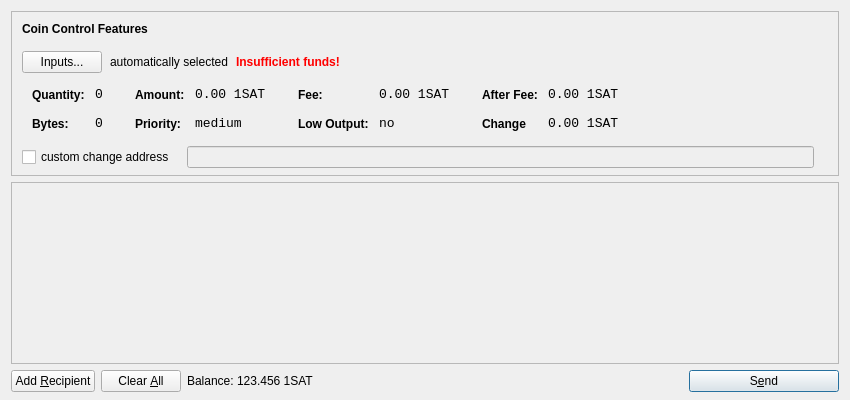
<?xml version="1.0" encoding="UTF-8"?>
<ui version="4.0">
 <class>SendCoinsDialog</class>
 <widget class="QDialog" name="SendCoinsDialog">
  <property name="geometry">
   <rect>
    <x>0</x>
    <y>0</y>
    <width>850</width>
    <height>400</height>
   </rect>
  </property>
  <property name="windowTitle">
   <string>Send Coins</string>
  </property>
  <layout class="QVBoxLayout" name="verticalLayout" stretch="0,1,0">
   <property name="bottomMargin">
    <number>8</number>
   </property>
   <item>
    <widget class="QFrame" name="frameCoinControl">
     <property name="sizePolicy">
      <sizepolicy hsizetype="Expanding" vsizetype="Expanding">
       <horstretch>0</horstretch>
       <verstretch>0</verstretch>
      </sizepolicy>
     </property>
     <property name="maximumSize">
      <size>
       <width>16777215</width>
       <height>16777215</height>
      </size>
     </property>
     <property name="frameShape">
      <enum>QFrame::StyledPanel</enum>
     </property>
     <property name="frameShadow">
      <enum>QFrame::Sunken</enum>
     </property>
     <layout class="QVBoxLayout" name="verticalLayoutCoinControl2">
      <property name="spacing">
       <number>-1</number>
      </property>
      <property name="leftMargin">
       <number>0</number>
      </property>
      <property name="topMargin">
       <number>0</number>
      </property>
      <property name="rightMargin">
       <number>0</number>
      </property>
      <property name="bottomMargin">
       <number>6</number>
      </property>
      <item>
       <layout class="QVBoxLayout" name="verticalLayoutCoinControl" stretch="0,0,0,0,1">
        <property name="spacing">
         <number>0</number>
        </property>
        <property name="leftMargin">
         <number>10</number>
        </property>
        <property name="topMargin">
         <number>10</number>
        </property>
        <item>
         <layout class="QHBoxLayout" name="horizontalLayoutCoinControl1">
          <property name="bottomMargin">
           <number>15</number>
          </property>
          <item>
           <widget class="QLabel" name="labelCoinControlFeatures">
            <property name="sizePolicy">
             <sizepolicy hsizetype="Preferred" vsizetype="Maximum">
              <horstretch>0</horstretch>
              <verstretch>0</verstretch>
             </sizepolicy>
            </property>
            <property name="font">
             <font>
              <weight>75</weight>
              <bold>true</bold>
             </font>
            </property>
            <property name="styleSheet">
             <string notr="true">font-weight:bold;</string>
            </property>
            <property name="text">
             <string>Coin Control Features</string>
            </property>
           </widget>
          </item>
         </layout>
        </item>
        <item>
         <layout class="QHBoxLayout" name="horizontalLayoutCoinControl2" stretch="0,0,0,0">
          <property name="spacing">
           <number>8</number>
          </property>
          <property name="bottomMargin">
           <number>10</number>
          </property>
          <item>
           <widget class="QPushButton" name="pushButtonCoinControl">
            <property name="styleSheet">
             <string notr="true"/>
            </property>
            <property name="text">
             <string>Inputs...</string>
            </property>
           </widget>
          </item>
          <item>
           <widget class="QLabel" name="labelCoinControlAutomaticallySelected">
            <property name="text">
             <string>automatically selected</string>
            </property>
            <property name="margin">
             <number>5</number>
            </property>
           </widget>
          </item>
          <item>
           <widget class="QLabel" name="labelCoinControlInsuffFunds">
            <property name="font">
             <font>
              <weight>75</weight>
              <bold>true</bold>
             </font>
            </property>
            <property name="styleSheet">
             <string notr="true">color:red;font-weight:bold;</string>
            </property>
            <property name="text">
             <string>Insufficient funds!</string>
            </property>
            <property name="margin">
             <number>5</number>
            </property>
           </widget>
          </item>
          <item>
           <spacer name="horizontalSpacerCoinControl">
            <property name="orientation">
             <enum>Qt::Horizontal</enum>
            </property>
            <property name="sizeHint" stdset="0">
             <size>
              <width>40</width>
              <height>1</height>
             </size>
            </property>
           </spacer>
          </item>
         </layout>
        </item>
        <item>
         <widget class="QWidget" name="widgetCoinControl" native="true">
          <property name="sizePolicy">
           <sizepolicy hsizetype="Preferred" vsizetype="Preferred">
            <horstretch>0</horstretch>
            <verstretch>0</verstretch>
           </sizepolicy>
          </property>
          <property name="minimumSize">
           <size>
            <width>0</width>
            <height>0</height>
           </size>
          </property>
          <property name="styleSheet">
           <string notr="true"/>
          </property>
          <layout class="QHBoxLayout" name="horizontalLayoutCoinControl5">
           <property name="margin">
            <number>0</number>
           </property>
           <item>
            <layout class="QHBoxLayout" name="horizontalLayoutCoinControl3" stretch="0,0,0,1">
             <property name="spacing">
              <number>20</number>
             </property>
             <property name="topMargin">
              <number>0</number>
             </property>
             <property name="bottomMargin">
              <number>10</number>
             </property>
             <item>
              <layout class="QFormLayout" name="formLayoutCoinControl1">
               <property name="horizontalSpacing">
                <number>10</number>
               </property>
               <property name="verticalSpacing">
                <number>14</number>
               </property>
               <property name="leftMargin">
                <number>10</number>
               </property>
               <property name="topMargin">
                <number>4</number>
               </property>
               <property name="rightMargin">
                <number>6</number>
               </property>
               <item row="0" column="0">
                <widget class="QLabel" name="labelCoinControlQuantityText">
                 <property name="styleSheet">
                  <string notr="true">font-weight:bold;</string>
                 </property>
                 <property name="text">
                  <string>Quantity:</string>
                 </property>
                 <property name="margin">
                  <number>0</number>
                 </property>
                </widget>
               </item>
               <item row="0" column="1">
                <widget class="QLabel" name="labelCoinControlQuantity">
                 <property name="font">
                  <font>
                   <family>Monospace</family>
                   <pointsize>10</pointsize>
                  </font>
                 </property>
                 <property name="cursor">
                  <cursorShape>IBeamCursor</cursorShape>
                 </property>
                 <property name="contextMenuPolicy">
                  <enum>Qt::ActionsContextMenu</enum>
                 </property>
                 <property name="text">
                  <string>0</string>
                 </property>
                 <property name="margin">
                  <number>0</number>
                 </property>
                 <property name="textInteractionFlags">
                  <set>Qt::LinksAccessibleByMouse|Qt::TextSelectableByKeyboard|Qt::TextSelectableByMouse</set>
                 </property>
                </widget>
               </item>
               <item row="1" column="0">
                <widget class="QLabel" name="labelCoinControlBytesText">
                 <property name="styleSheet">
                  <string notr="true">font-weight:bold;</string>
                 </property>
                 <property name="text">
                  <string>Bytes:</string>
                 </property>
                </widget>
               </item>
               <item row="1" column="1">
                <widget class="QLabel" name="labelCoinControlBytes">
                 <property name="font">
                  <font>
                   <family>Monospace</family>
                   <pointsize>10</pointsize>
                  </font>
                 </property>
                 <property name="cursor">
                  <cursorShape>IBeamCursor</cursorShape>
                 </property>
                 <property name="contextMenuPolicy">
                  <enum>Qt::ActionsContextMenu</enum>
                 </property>
                 <property name="text">
                  <string>0</string>
                 </property>
                 <property name="textInteractionFlags">
                  <set>Qt::LinksAccessibleByMouse|Qt::TextSelectableByKeyboard|Qt::TextSelectableByMouse</set>
                 </property>
                </widget>
               </item>
              </layout>
             </item>
             <item>
              <layout class="QFormLayout" name="formLayoutCoinControl2">
               <property name="horizontalSpacing">
                <number>10</number>
               </property>
               <property name="verticalSpacing">
                <number>14</number>
               </property>
               <property name="leftMargin">
                <number>6</number>
               </property>
               <property name="topMargin">
                <number>4</number>
               </property>
               <property name="rightMargin">
                <number>6</number>
               </property>
               <item row="0" column="0">
                <widget class="QLabel" name="labelCoinControlAmountText">
                 <property name="styleSheet">
                  <string notr="true">font-weight:bold;</string>
                 </property>
                 <property name="text">
                  <string>Amount:</string>
                 </property>
                 <property name="margin">
                  <number>0</number>
                 </property>
                </widget>
               </item>
               <item row="0" column="1">
                <widget class="QLabel" name="labelCoinControlAmount">
                 <property name="font">
                  <font>
                   <family>Monospace</family>
                   <pointsize>10</pointsize>
                  </font>
                 </property>
                 <property name="cursor">
                  <cursorShape>IBeamCursor</cursorShape>
                 </property>
                 <property name="contextMenuPolicy">
                  <enum>Qt::ActionsContextMenu</enum>
                 </property>
                 <property name="text">
                  <string>0.00 1SAT</string>
                 </property>
                 <property name="textInteractionFlags">
                  <set>Qt::LinksAccessibleByMouse|Qt::TextSelectableByKeyboard|Qt::TextSelectableByMouse</set>
                 </property>
                </widget>
               </item>
               <item row="1" column="0">
                <widget class="QLabel" name="labelCoinControlPriorityText">
                 <property name="styleSheet">
                  <string notr="true">font-weight:bold;</string>
                 </property>
                 <property name="text">
                  <string>Priority:</string>
                 </property>
                </widget>
               </item>
               <item row="1" column="1">
                <widget class="QLabel" name="labelCoinControlPriority">
                 <property name="font">
                  <font>
                   <family>Monospace</family>
                   <pointsize>10</pointsize>
                  </font>
                 </property>
                 <property name="cursor">
                  <cursorShape>IBeamCursor</cursorShape>
                 </property>
                 <property name="contextMenuPolicy">
                  <enum>Qt::ActionsContextMenu</enum>
                 </property>
                 <property name="text">
                  <string>medium</string>
                 </property>
                 <property name="textInteractionFlags">
                  <set>Qt::LinksAccessibleByMouse|Qt::TextSelectableByKeyboard|Qt::TextSelectableByMouse</set>
                 </property>
                </widget>
               </item>
              </layout>
             </item>
             <item>
              <layout class="QFormLayout" name="formLayoutCoinControl3">
               <property name="horizontalSpacing">
                <number>10</number>
               </property>
               <property name="verticalSpacing">
                <number>14</number>
               </property>
               <property name="leftMargin">
                <number>6</number>
               </property>
               <property name="topMargin">
                <number>4</number>
               </property>
               <property name="rightMargin">
                <number>6</number>
               </property>
               <item row="0" column="0">
                <widget class="QLabel" name="labelCoinControlFeeText">
                 <property name="styleSheet">
                  <string notr="true">font-weight:bold;</string>
                 </property>
                 <property name="text">
                  <string>Fee:</string>
                 </property>
                 <property name="margin">
                  <number>0</number>
                 </property>
                </widget>
               </item>
               <item row="0" column="1">
                <widget class="QLabel" name="labelCoinControlFee">
                 <property name="font">
                  <font>
                   <family>Monospace</family>
                   <pointsize>10</pointsize>
                  </font>
                 </property>
                 <property name="cursor">
                  <cursorShape>IBeamCursor</cursorShape>
                 </property>
                 <property name="contextMenuPolicy">
                  <enum>Qt::ActionsContextMenu</enum>
                 </property>
                 <property name="text">
                  <string>0.00 1SAT</string>
                 </property>
                 <property name="textInteractionFlags">
                  <set>Qt::LinksAccessibleByMouse|Qt::TextSelectableByKeyboard|Qt::TextSelectableByMouse</set>
                 </property>
                </widget>
               </item>
               <item row="1" column="0">
                <widget class="QLabel" name="labelCoinControlLowOutputText">
                 <property name="styleSheet">
                  <string notr="true">font-weight:bold;</string>
                 </property>
                 <property name="text">
                  <string>Low Output:</string>
                 </property>
                </widget>
               </item>
               <item row="1" column="1">
                <widget class="QLabel" name="labelCoinControlLowOutput">
                 <property name="font">
                  <font>
                   <family>Monospace</family>
                   <pointsize>10</pointsize>
                  </font>
                 </property>
                 <property name="cursor">
                  <cursorShape>IBeamCursor</cursorShape>
                 </property>
                 <property name="contextMenuPolicy">
                  <enum>Qt::ActionsContextMenu</enum>
                 </property>
                 <property name="text">
                  <string>no</string>
                 </property>
                 <property name="textInteractionFlags">
                  <set>Qt::LinksAccessibleByMouse|Qt::TextSelectableByKeyboard|Qt::TextSelectableByMouse</set>
                 </property>
                </widget>
               </item>
              </layout>
             </item>
             <item>
              <layout class="QFormLayout" name="formLayoutCoinControl4">
               <property name="horizontalSpacing">
                <number>10</number>
               </property>
               <property name="verticalSpacing">
                <number>14</number>
               </property>
               <property name="leftMargin">
                <number>6</number>
               </property>
               <property name="topMargin">
                <number>4</number>
               </property>
               <property name="rightMargin">
                <number>6</number>
               </property>
               <item row="0" column="0">
                <widget class="QLabel" name="labelCoinControlAfterFeeText">
                 <property name="styleSheet">
                  <string notr="true">font-weight:bold;</string>
                 </property>
                 <property name="text">
                  <string>After Fee:</string>
                 </property>
                 <property name="margin">
                  <number>0</number>
                 </property>
                </widget>
               </item>
               <item row="0" column="1">
                <widget class="QLabel" name="labelCoinControlAfterFee">
                 <property name="font">
                  <font>
                   <family>Monospace</family>
                   <pointsize>10</pointsize>
                  </font>
                 </property>
                 <property name="cursor">
                  <cursorShape>IBeamCursor</cursorShape>
                 </property>
                 <property name="contextMenuPolicy">
                  <enum>Qt::ActionsContextMenu</enum>
                 </property>
                 <property name="text">
                  <string>0.00 1SAT</string>
                 </property>
                 <property name="textInteractionFlags">
                  <set>Qt::LinksAccessibleByMouse|Qt::TextSelectableByKeyboard|Qt::TextSelectableByMouse</set>
                 </property>
                </widget>
               </item>
               <item row="1" column="0">
                <widget class="QLabel" name="labelCoinControlChangeText">
                 <property name="styleSheet">
                  <string notr="true">font-weight:bold;</string>
                 </property>
                 <property name="text">
                  <string>Change</string>
                 </property>
                </widget>
               </item>
               <item row="1" column="1">
                <widget class="QLabel" name="labelCoinControlChange">
                 <property name="font">
                  <font>
                   <family>Monospace</family>
                   <pointsize>10</pointsize>
                  </font>
                 </property>
                 <property name="cursor">
                  <cursorShape>IBeamCursor</cursorShape>
                 </property>
                 <property name="contextMenuPolicy">
                  <enum>Qt::ActionsContextMenu</enum>
                 </property>
                 <property name="text">
                  <string>0.00 1SAT</string>
                 </property>
                 <property name="textInteractionFlags">
                  <set>Qt::LinksAccessibleByMouse|Qt::TextSelectableByKeyboard|Qt::TextSelectableByMouse</set>
                 </property>
                </widget>
               </item>
              </layout>
             </item>
            </layout>
           </item>
          </layout>
         </widget>
        </item>
        <item>
         <layout class="QHBoxLayout" name="horizontalLayoutCoinControl4" stretch="0,0,0">
          <property name="spacing">
           <number>12</number>
          </property>
          <property name="sizeConstraint">
           <enum>QLayout::SetDefaultConstraint</enum>
          </property>
          <property name="topMargin">
           <number>5</number>
          </property>
          <property name="rightMargin">
           <number>5</number>
          </property>
          <item>
           <widget class="QCheckBox" name="checkBoxCoinControlChange">
            <property name="text">
             <string>custom change address</string>
            </property>
           </widget>
          </item>
          <item>
           <widget class="QLineEdit" name="lineEditCoinControlChange">
            <property name="enabled">
             <bool>false</bool>
            </property>
            <property name="sizePolicy">
             <sizepolicy hsizetype="Expanding" vsizetype="Fixed">
              <horstretch>0</horstretch>
              <verstretch>0</verstretch>
             </sizepolicy>
            </property>
           </widget>
          </item>
          <item>
           <widget class="QLabel" name="labelCoinControlChangeLabel">
            <property name="sizePolicy">
             <sizepolicy hsizetype="Preferred" vsizetype="Expanding">
              <horstretch>0</horstretch>
              <verstretch>0</verstretch>
             </sizepolicy>
            </property>
            <property name="minimumSize">
             <size>
              <width>0</width>
              <height>0</height>
             </size>
            </property>
            <property name="text">
             <string/>
            </property>
            <property name="margin">
             <number>3</number>
            </property>
           </widget>
          </item>
         </layout>
        </item>
        <item>
         <spacer name="verticalSpacerCoinControl">
          <property name="orientation">
           <enum>Qt::Vertical</enum>
          </property>
          <property name="sizeHint" stdset="0">
           <size>
            <width>800</width>
            <height>1</height>
           </size>
          </property>
         </spacer>
        </item>
       </layout>
      </item>
     </layout>
    </widget>
   </item>
   <item>
    <widget class="QScrollArea" name="scrollArea">
     <property name="widgetResizable">
      <bool>true</bool>
     </property>
     <widget class="QWidget" name="scrollAreaWidgetContents">
      <property name="geometry">
       <rect>
        <x>0</x>
        <y>0</y>
        <width>830</width>
        <height>165</height>
       </rect>
      </property>
      <layout class="QVBoxLayout" name="verticalLayout_2">
       <property name="margin">
        <number>0</number>
       </property>
       <item>
        <layout class="QVBoxLayout" name="entries">
         <property name="spacing">
          <number>6</number>
         </property>
        </layout>
       </item>
       <item>
        <spacer name="verticalSpacer">
         <property name="orientation">
          <enum>Qt::Vertical</enum>
         </property>
         <property name="sizeHint" stdset="0">
          <size>
           <width>20</width>
           <height>40</height>
          </size>
         </property>
        </spacer>
       </item>
      </layout>
     </widget>
    </widget>
   </item>
   <item>
    <layout class="QHBoxLayout" name="horizontalLayout">
     <item>
      <widget class="QPushButton" name="addButton">
       <property name="toolTip">
        <string>Send to multiple recipients at once</string>
       </property>
       <property name="text">
        <string>Add &amp;Recipient</string>
       </property>
       <property name="icon">
        <iconset resource="../bitcoin.qrc">
         <normaloff>:/icons/add</normaloff>:/icons/add</iconset>
       </property>
       <property name="autoDefault">
        <bool>false</bool>
       </property>
      </widget>
     </item>
     <item>
      <widget class="QPushButton" name="clearButton">
       <property name="sizePolicy">
        <sizepolicy hsizetype="Minimum" vsizetype="Fixed">
         <horstretch>0</horstretch>
         <verstretch>0</verstretch>
        </sizepolicy>
       </property>
       <property name="toolTip">
        <string>Remove all transaction fields</string>
       </property>
       <property name="text">
        <string>Clear &amp;All</string>
       </property>
       <property name="icon">
        <iconset resource="../bitcoin.qrc">
         <normaloff>:/icons/remove</normaloff>:/icons/remove</iconset>
       </property>
       <property name="autoRepeatDelay">
        <number>300</number>
       </property>
       <property name="autoDefault">
        <bool>false</bool>
       </property>
      </widget>
     </item>
     <item>
      <layout class="QHBoxLayout" name="horizontalLayout_2">
       <property name="spacing">
        <number>3</number>
       </property>
       <item>
        <widget class="QLabel" name="label">
         <property name="sizePolicy">
          <sizepolicy hsizetype="Preferred" vsizetype="Fixed">
           <horstretch>0</horstretch>
           <verstretch>0</verstretch>
          </sizepolicy>
         </property>
         <property name="text">
          <string>Balance:</string>
         </property>
        </widget>
       </item>
       <item>
        <widget class="QLabel" name="labelBalance">
         <property name="sizePolicy">
          <sizepolicy hsizetype="Preferred" vsizetype="Fixed">
           <horstretch>0</horstretch>
           <verstretch>0</verstretch>
          </sizepolicy>
         </property>
         <property name="cursor">
          <cursorShape>IBeamCursor</cursorShape>
         </property>
         <property name="text">
          <string>123.456 1SAT</string>
         </property>
         <property name="textInteractionFlags">
          <set>Qt::LinksAccessibleByMouse|Qt::TextSelectableByKeyboard|Qt::TextSelectableByMouse</set>
         </property>
        </widget>
       </item>
      </layout>
     </item>
     <item>
      <spacer name="horizontalSpacer">
       <property name="orientation">
        <enum>Qt::Horizontal</enum>
       </property>
       <property name="sizeHint" stdset="0">
        <size>
         <width>40</width>
         <height>20</height>
        </size>
       </property>
      </spacer>
     </item>
     <item>
      <widget class="QPushButton" name="sendButton">
       <property name="minimumSize">
        <size>
         <width>150</width>
         <height>0</height>
        </size>
       </property>
       <property name="toolTip">
        <string>Confirm the send action</string>
       </property>
       <property name="text">
        <string>S&amp;end</string>
       </property>
       <property name="icon">
        <iconset resource="../bitcoin.qrc">
         <normaloff>:/icons/send</normaloff>:/icons/send</iconset>
       </property>
       <property name="default">
        <bool>true</bool>
       </property>
      </widget>
     </item>
    </layout>
   </item>
  </layout>
 </widget>
 <resources>
  <include location="../bitcoin.qrc"/>
 </resources>
 <connections/>
</ui>
